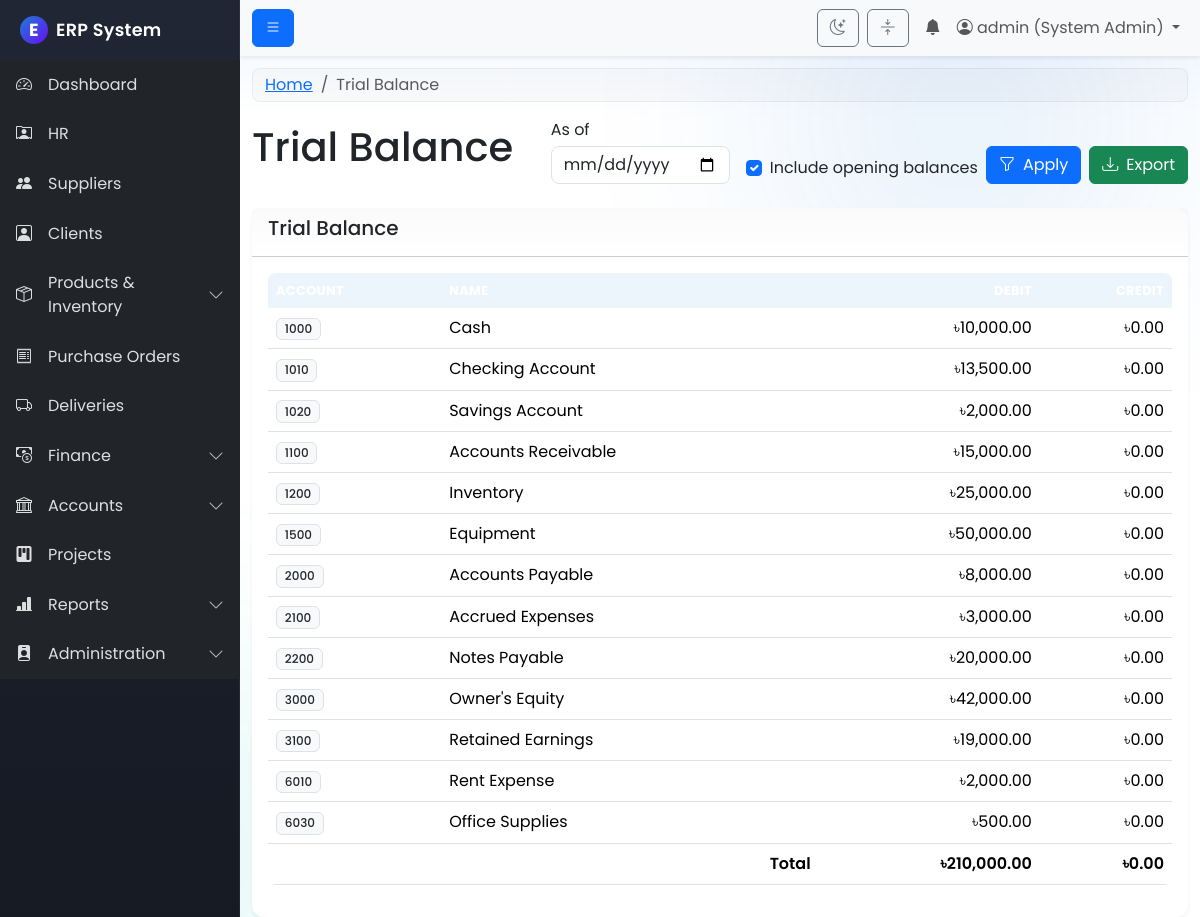
The app's page /modules/accounts/report_trial_balance.php (signed in) with its own data.
### tables this page shows
CREATE TABLE `chart_of_accounts` (
  `id` int(11) NOT NULL,
  `account_code` varchar(32) NOT NULL,
  `account_name` varchar(255) NOT NULL,
  `account_type` enum('Asset','Liability','Equity','Revenue','Expense') NOT NULL,
  `parent_account_code` varchar(32) DEFAULT NULL,
  `is_posting` tinyint(1) DEFAULT 1,
  `opening_balance` decimal(12,2) DEFAULT 0.00,
  `is_active` tinyint(1) DEFAULT 1,
  `created_at` timestamp NOT NULL DEFAULT current_timestamp()
);

### modules/accounts/report_trial_balance.php (the view, shortened to what this page needs)
<?php
$page_title = "Trial Balance";
include('../../includes/header.php');
$conn = connect_db();
$to_date = isset($_GET['to_date']) && $_GET['to_date'] !== '' ? $_GET['to_date'] : '';
$include_opening = isset($_GET['include_opening']) ? (int)$_GET['include_opening'] : 1;
$sql = "SELECT l.account_code, SUM(l.debit) AS debits, SUM(l.credit) AS credits
        FROM journal_entry_lines l
        JOIN journal_entries e ON e.id = l.journal_entry_id";
$sql .= ' GROUP BY l.account_code';
$stmt = $conn->prepare($sql);
$stmt->execute();
$res = $stmt->get_result();
$openings = [];
if ($include_opening) {
    $coas = $conn->query("SELECT account_code, opening_balance FROM chart_of_accounts");
    while ($row = $coas->fetch_assoc()) { $openings[$row['account_code']] = (float)$row['opening_balance']; }
}
$acc = [];
while ($row = $res->fetch_assoc()) {
    $code = $row['account_code'];
    $debits = (float)($row['debits'] ?? 0);
    $credits = (float)($row['credits'] ?? 0);
    $acc[$code] = ($acc[$code] ?? 0) + ($debits - $credits);
}
if ($include_opening) {
    foreach ($openings as $code => $ob) { $acc[$code] = ($acc[$code] ?? 0) + $ob; }
}
$meta = [];
$coas2 = $conn->query("SELECT account_code, account_name, account_type FROM chart_of_accounts");
while ($row = $coas2->fetch_assoc()) { $meta[$row['account_code']] = $row; }
$rows = [];
$total_debit = 0; $total_credit = 0;
foreach ($acc as $code => $balance) {
    if (abs($balance) < 0.0001) continue;
    if ($balance >= 0) { $debit = $balance; $credit = 0; } else { $debit = 0; $credit = -$balance; }
    $total_debit += $debit; $total_credit += $credit;
    $rows[] = [
        'code' => $code,
        'name' => $meta[$code]['account_name'] ?? '',
        'type' => $meta[$code]['account_type'] ?? '',
        'debit' => $debit,
        'credit' => $credit,
    ];
}
usort($rows, function($a,$b){ return strcmp($a['code'],$b['code']); });
?>
<div class="d-flex justify-content-between align-items-center mb-4">
  <h1><?php echo $page_title; ?></h1>
  <form class="d-flex align-items-end" method="GET">
    <div class="me-2"><label class="form-label mb-1">As of</label><input type="date" name="to_date" class="form-control" value="<?php echo htmlspecialchars($to_date); ?>"></div>
    <div class="form-check me-2 mb-1 ms-2">
      <input class="form-check-input" type="checkbox" value="1" name="include_opening" id="include_opening" <?php echo $include_opening? 'checked':''; ?>>
      <label class="form-check-label" for="include_opening">Include opening balances</label>
    </div>
    <div class="me-2"><button type="submit" class="btn btn-primary"><i class="bi bi-funnel me-2"></i>Apply</button></div>
    <div><a class="btn btn-success" href="/erp_project/modules/accounts/report_trial_balance_export.php?to_date=<?php echo urlencode($to_date); ?>&include_opening=<?php echo (int)$include_opening; ?>"><i class="bi bi-download me-2"></i>Export</a></div>
  </form>
</div>
<div class="card">
  <div class="card-header"><h5>Trial Balance</h5></div>
  <div class="card-body">
    <div class="table-responsive">
      <table class="table table-hover">
        <thead class="table-dark"><tr><th>Account</th><th>Name</th><th class="text-end">Debit</th><th class="text-end">Credit</th></tr></thead>
        <tbody>
          <?php if (count($rows)): foreach ($rows as $r): ?>
          <tr>
            <td><span class="badge bg-light text-dark border"><?php echo htmlspecialchars($r['code']); ?></span></td>
            <td><?php echo htmlspecialchars($r['name']); ?></td>
            <td class="text-end">৳<?php echo number_format($r['debit'],2); ?></td>
            <td class="text-end">৳<?php echo number_format($r['credit'],2); ?></td>
          </tr>
          <?php endforeach; else: ?>
          <tr><td colspan="4"><div class="empty-state"><i class="bi bi-table"></i><div class="mt-2">No data.</div></div></td></tr>
          <?php endif; ?>
        </tbody>
        <?php if (count($rows)): ?>
        <tfoot>
          <tr class="fw-semibold"><td colspan="2" class="text-end">Total</td><td class="text-end">৳<?php echo number_format($total_debit,2); ?></td><td class="text-end">৳<?php echo number_format($total_credit,2); ?></td></tr>
        </tfoot>
        <?php endif; ?>
      </table>
    </div>
  </div>
</div>
<?php include('../../includes/footer.php'); ?>

### assets/css/style.css (style rules this page uses)
:root { --erp-sidebar-width: 15rem; --erp-brand-primary: #1e7bd9; --erp-brand-secondary: #6c757d; --erp-brand-accent: #00c4b3; --erp-shadow-sm: 0 0.125rem 0.25rem rgba(0,0,0,.06); --erp-shadow-md: 0 0.5rem 1rem rgba(0,0,0,.12); --gradient-blue: linear-gradient(135deg, #667eea 0%, #764ba2 100%); --gradient-orange: linear-gradient(135deg, #f093fb 0%, #f5576c 100%); --gradient-green: linear-gradient(135deg, #4facfe 0%, #00f2fe 100%); --gradient-purple: linear-gradient(135deg, #a8edea 0%, #fed6e3 100%); }
body { font-family: 'Poppins', sans-serif; background: var(--bs-body-bg); color: var(--bs-body-color); }
.card { border: 0; border-radius: .75rem; box-shadow: var(--erp-shadow-sm); transition: transform .2s ease, box-shadow .2s ease; }
.table { border-radius: .5rem; overflow: hidden; }
.table thead th { background: rgba(30,123,217,.08); border-bottom: 0; }
.form-control, .form-select { border-radius: .5rem; }
.btn { transition: transform .05s ease, box-shadow .2s ease; }
.btn-primary { box-shadow: 0 0 0 rgba(13,110,253,.0); }
body::before, body::after { content: ""; position: fixed; z-index: -1; width: 60vmax; height: 60vmax; border-radius: 50%; filter: blur(80px); opacity: .12; pointer-events: none; }
body::before { top: -20vmax; right: -10vmax; background: radial-gradient(ellipse at center, var(--erp-brand-primary) 0%, transparent 60%); }
body::after { bottom: -25vmax; left: -15vmax; background: radial-gradient(ellipse at center, var(--erp-brand-accent) 0%, transparent 60%); }
.btn { position: relative; overflow: hidden; }
.table thead th { text-transform: uppercase; letter-spacing: .4px; font-size: .8rem; }
.table .badge { font-weight: 500; }
.card > .card-header { background: linear-gradient(180deg, rgba(0,0,0,.02), transparent); font-weight: 600; }
.table thead th { background: rgba(30,123,217,.08); }
html[data-bs-theme="light"] .quick-actions-button, html[data-bs-theme="light"] .text-dark { color: #212529 !important; }

### records on screen
chart_of_accounts: account_code "1000", account_name "Cash", debit "10,000.00", credit "0.00"
chart_of_accounts: account_code "1010", account_name "Checking Account", debit "13,500.00", credit "0.00"
chart_of_accounts: account_code "1020", account_name "Savings Account", debit "2,000.00", credit "0.00"
chart_of_accounts: account_code "1100", account_name "Accounts Receivable", debit "15,000.00", credit "0.00"
chart_of_accounts: account_code "1200", account_name "Inventory", debit "25,000.00", credit "0.00"
chart_of_accounts: account_code "1500", account_name "Equipment", debit "50,000.00", credit "0.00"
chart_of_accounts: account_code "2000", account_name "Accounts Payable", debit "8,000.00", credit "0.00"
chart_of_accounts: account_code "2100", account_name "Accrued Expenses", debit "3,000.00", credit "0.00"
chart_of_accounts: account_code "2200", account_name "Notes Payable", debit "20,000.00", credit "0.00"
chart_of_accounts: account_code "3000", account_name "Owner's Equity", debit "42,000.00", credit "0.00"
chart_of_accounts: account_code "3100", account_name "Retained Earnings", debit "19,000.00", credit "0.00"
chart_of_accounts: account_code "6010", account_name "Rent Expense", debit "2,000.00", credit "0.00"
chart_of_accounts: account_code "6030", account_name "Office Supplies", debit "500.00", credit "0.00"

### other values on screen
$_SESSION['username'] "admin"
$_SESSION['role_name'] "System Admin"
$page_title "Trial Balance"
$total_debit "210,000.00"
$total_credit "0.00"
